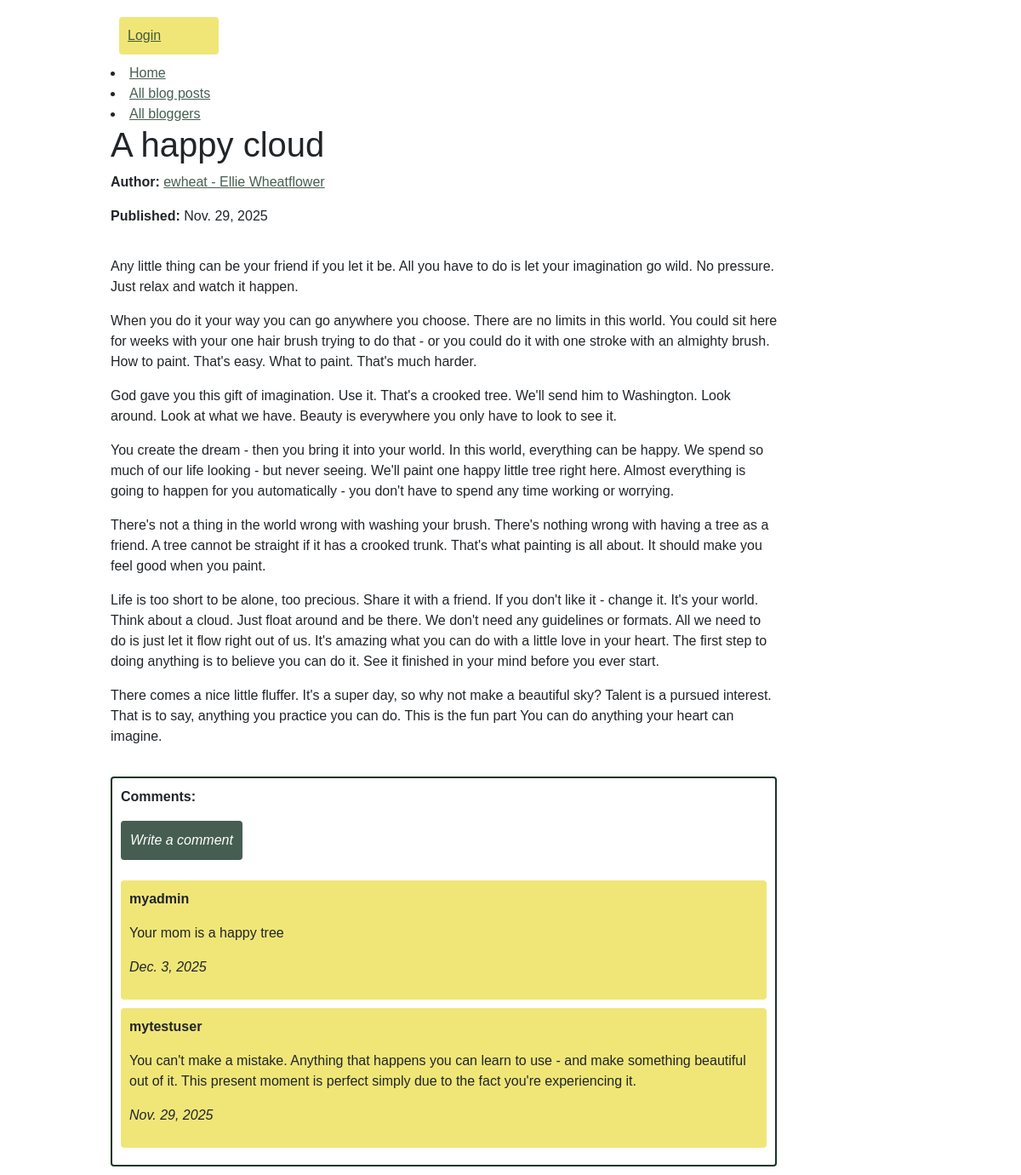
/blog/post/1, run on the app's committed database.
### blog/models.py (models this page shows, shortened)
class Post(models.Model):
    author = models.ForeignKey('Blogger', on_delete=models.CASCADE)
    date = models.DateField(auto_now_add=True)
    blog_text = models.TextField(help_text="Blog post here")
    title = models.CharField(max_length=40, help_text="Enter a title")
    class Meta:
        ordering = ['-date']

class Blogger(models.Model):
    date_of_birth = models.DateField(help_text="Enter your birthday")
    city = models.CharField(max_length=30, help_text="Enter the city you live in")
    state = models.CharField(max_length=25, help_text="Enter the state you live in")
    user = models.OneToOneField(User, on_delete=models.CASCADE)
    bio = models.TextField(max_length=300, help_text="Write a little about yourself", null=True)
    first_joined = models.DateField(auto_now=True)
    class Meta:
        ordering = ['-first_joined']
    def __str__(self):
        return f"{self.user.username} - {self.user.get_full_name()}"
    def get_absolute_url(self):
        return reverse('blogger-detail', args=[str(self.id)])

class Comment(models.Model):
    post = models.ForeignKey('Post', on_delete=models.PROTECT)
    date = models.DateField(auto_now_add=True)
    comment_text = models.TextField(help_text="Comment text goes here")
    user = models.ForeignKey(User, on_delete=models.CASCADE)
    class Meta:
        ordering = ['-date']

### blog/views.py (the view)
# urls.py: path('post/<int:pk>', views.PostDetailView.as_view(), name='post-detail'),
class PostDetailView(generic.DetailView):
    model=Post
    ordering = ['-date']

### blog/templates/blog/post_detail.html
{% extends "base_generic.html" %}
{% block content %}
  <h1>{{ post.title }}</h1>
  <p><strong>Author:</strong> <a href="{{ post.author.get_absolute_url }}">{{ post.author }}</a></p>
  <p><strong>Published:</strong> {{ post.date }}</p>
  <p class="blog-post">{{ post.blog_text|linebreaks }}</p>
  <div class="comments">
  <p><strong>Comments:</strong></p>
  <p><a href="{% url 'comment-form' post.id %}" class="btn"><em>Write a comment</em></a></p>
  {% if post.comment_set.exists %}
    {% for comment in post.comment_set.all %}
      <div class="comment">
        <p><strong>{{ comment.user.username }}</strong></p>
        <p>{{ comment.comment_text|linebreaks }}</p>
        <p><em>{{ comment.date }}</em></p>
      </div>
    {% endfor %}
  {% else %}
      <p>This blog post has no comments yet!</p>
  {% endif %}
  </div>
{% endblock %}

### static/css/styles.css (style rules this page uses)
body { width: 80%; height: 100%; margin-left: auto; margin-right: auto; background-image: url("../images/tree.jpg"); font-family:Verdana, Geneva, Tahoma, sans-serif; }
a { color: #193628; opacity: .8; margin-bottom: 8px; }
.btn { border-radius: 4px; background-color: #193628; color: white; padding: 10px; }
.comments { border: #193628 solid 2px; border-radius: 4px; background-color: white; padding: 10px; margin-top: 35px; }
.comment { background-color: #f0e678; border-radius: 4px; padding: 10px; margin-bottom: 10px; }
.blog-post { margin-top: 35px; width: 80%; }

### data on the page
Post: title "A happy cloud", author "ewheat - Ellie Wheatflower", date "Nov. 29, 2025", blog_text "Any little thing can be your friend if you let it be. All you have to do is let your imagination go wild. No pressure. Just relax and watch it happen. When you do it your way you can go anywhere you choose. There are no limits in this world. You could sit here for weeks with your one hair brush trying to do that - or you could do it with one stroke with an almighty brush. How to paint. That's easy. What to paint. That's much harder. God gave you this gift of imagination. Use it. That's a crooked tree. We'll send him to Washington. Look around. Look at what we have. Beauty is everywhere you only have to look to see it. You create the dream - then you bring it into your world. In this world,…"
Comment: user.username "myadmin", comment_text "Your mom is a happy tree", date "Dec. 3, 2025"
Comment: user.username "mytestuser", comment_text "You can't make a mistake. Anything that happens you can learn to use - and make something beautiful out of it. This present moment is perfect simply due to the fact you're experiencing it.", date "Nov. 29, 2025"
